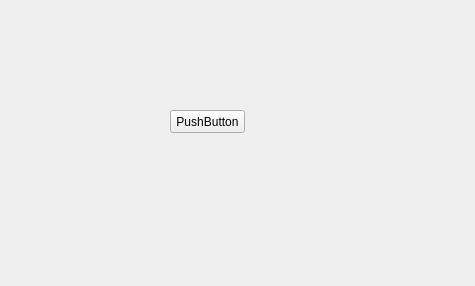
<?xml version="1.0" encoding="UTF-8"?>
<ui version="4.0">
 <class>Widget</class>
 <widget class="QWidget" name="Widget">
  <property name="geometry">
   <rect>
    <x>0</x>
    <y>0</y>
    <width>475</width>
    <height>286</height>
   </rect>
  </property>
  <property name="windowTitle">
   <string>Widget</string>
  </property>
  <widget class="QPushButton" name="pushButton">
   <property name="geometry">
    <rect>
     <x>170</x>
     <y>110</y>
     <width>75</width>
     <height>23</height>
    </rect>
   </property>
   <property name="text">
    <string>PushButton</string>
   </property>
  </widget>
 </widget>
 <resources/>
 <connections/>
</ui>
